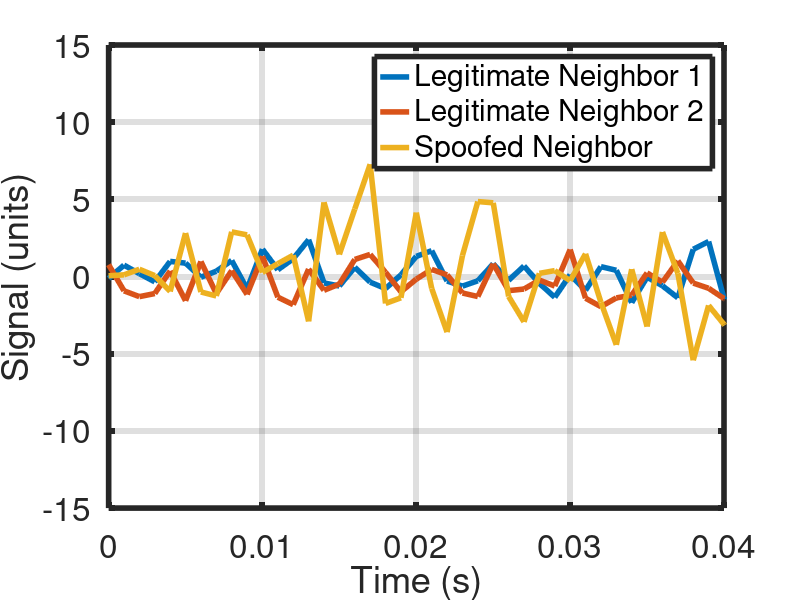

The MATLAB script that drew this image:
clear all; close all; clc;
dt = 0.001; 
tMax = 10;
t = (0 : dt : tMax)';
norm_max_xcorr_mag = @(x,y)(max(abs(xcorr(x,y)))/(norm(x,2)*norm(y,2)));
x = randn(length(t), 1);
y1 = randn(length(t), 1);
% Spoofed neighbor fingerprint looks like delayed and amplified fingerprint
% of legitimate neighbor x. That is, x spoofs y2
y2 = [zeros(4,1); 3.*x(1:length(t)-4,:)];
% adding white noise - tmax is the signal to noise ratio - can be varied to
% get different similarities
y1 = awgn(y1,tMax,'measured');
y2 = awgn(y2,tMax,'measured');
disp('Signal similarity between two legitimate neighbor fingerprints')
signal_similarity_1 = norm_max_xcorr_mag(x,y1)
disp('Signal similarity between a legitimate and spoofed neighbor fingerprints')
signal_similarity_2 = norm_max_xcorr_mag(x,y2)
figure(8)
plot(t, x, t, y1, t, y2)
set(gca, 'XLim', [0, 0.04])
grid on
xlabel('Time (s)')
ylabel('Signal (units)')
legend('Legitimate Neighbor 1', 'Legitimate Neighbor 2', 'Spoofed Neighbor')
set(gca, 'XLim', [0, 0.04])
a = findobj(gcf, 'type', 'axes');
h = findobj(gcf, 'type', 'line');
set(h, 'linewidth', 4);
set(a, 'linewidth', 4);
set(a, 'FontSize', 24);

